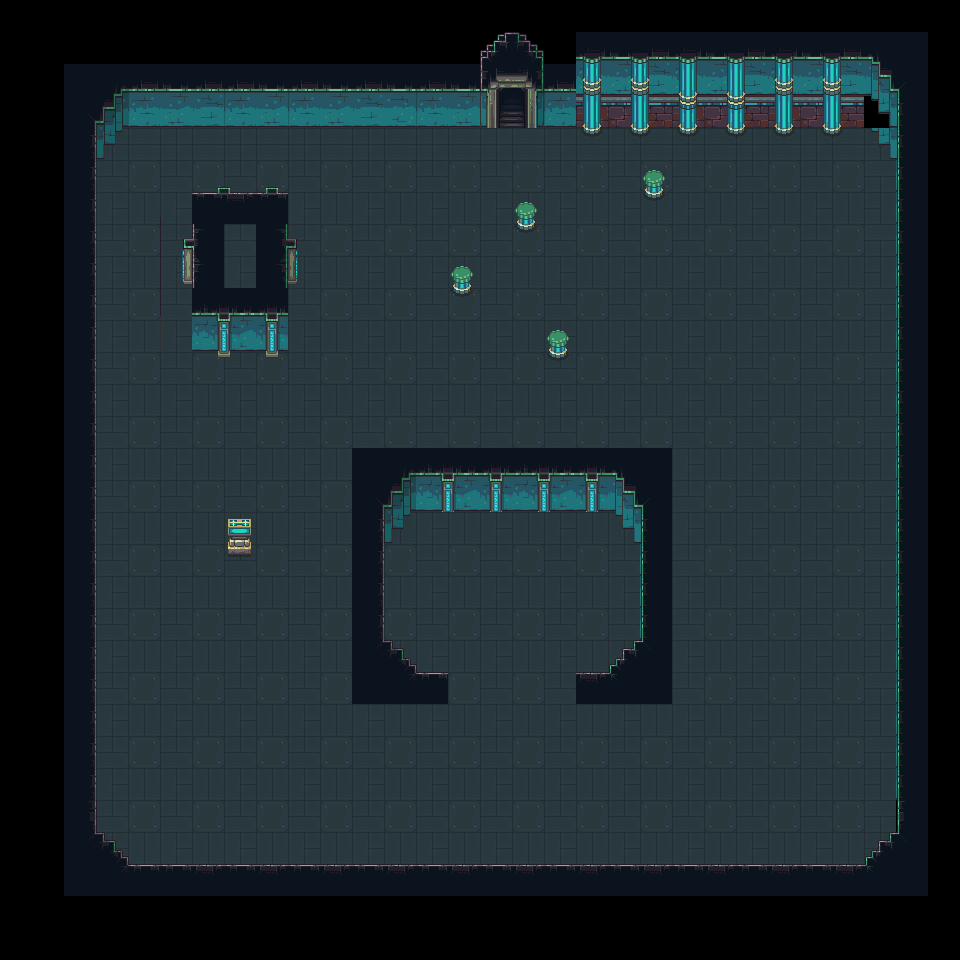

Tiled map render using the project's own tile images. Description and the map definition, with tile-layer contents summarised, below:
An orthogonal 30x30 tile map with 32x32 px tiles, 2 tile layers (floor, walls), 2 tilesets.

<map version="1.4" tiledversion="1.4.3" orientation="orthogonal" renderorder="right-down" width="30" height="30" tilewidth="32" tileheight="32" infinite="0" nextlayerid="3" nextobjectid="1">
 <tileset firstgid="1" source="mainlevbuild.tsx" />
 <tileset firstgid="1025" source="decorative_props.tsx" />
 <layer id="2" name="floor" width="30" height="30">
  <data>[900 cells, 575 non-empty, 9 distinct tile ids]</data>
 </layer>
 <layer id="1" name="walls" width="30" height="30">
  <data>[900 cells, 246 non-empty, 111 distinct tile ids]</data>
 </layer>
</map>
